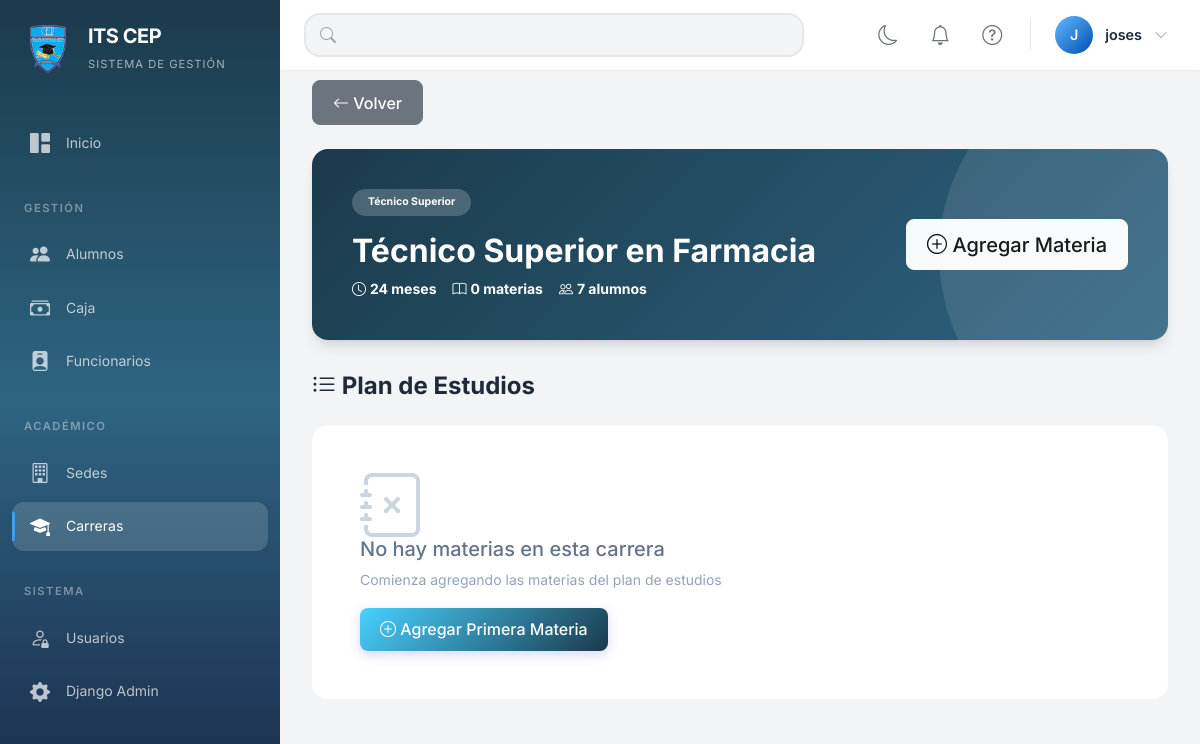
The app's page /carreras/1/ (signed in) with its own data.
### sysapp/models.py (models this page shows, shortened)
class Carrera(models.Model):
    NATURALIDAD_CHOICES = [
        ('TS', 'Técnico Superior'),
        ('FP', 'Formación Profesional'),
    ]
    nombre = models.CharField(max_length=200, verbose_name="Nombre")
    naturalidad = models.CharField(max_length=2, choices=NATURALIDAD_CHOICES, verbose_name="Tipo")
    duracion_meses = models.IntegerField(help_text="Duración total en meses", verbose_name="Duración (meses)")
    descripcion = models.TextField(blank=True, verbose_name="Descripción")
    monto_matricula = models.DecimalField(
        max_digits=10, decimal_places=0, default=0,
        verbose_name="Monto Matrícula (Gs.)", help_text="Costo de matrícula de la carrera"
    )
    monto_mensualidad = models.DecimalField(
        max_digits=10, decimal_places=0, default=0,
        verbose_name="Mensualidad (Gs.)", help_text="Costo mensual de la carrera"
    )
    activa = models.BooleanField(default=True, verbose_name="Activa")
    class Meta:
        verbose_name = "Carrera"
        verbose_name_plural = "Carreras"
        ordering = ['nombre']

### sysapp/views.py (the view)
# urls.py: path('carreras/<int:carrera_id>/', views.detalle_carrera, name='detalle_carrera'),
@login_required
def detalle_carrera(request, carrera_id):
    carrera = get_object_or_404(Carrera, pk=carrera_id)
    return render(request, 'carreras/detalleCarrera.html', {
        'carrera':  carrera,
        'materias': carrera.materias.all().select_related('docente'),
        'docentes': Funcionario.objects.filter(cargo='DOCENCIA', activo=True),
    })

### sysapp/models.py (called while the page is built)
    @property
    def nombre_completo(self):
        return f"{self.nombre} {self.apellido}"

### sysapp/templates/carreras/detalleCarrera.html (shortened to what this page needs)
{% extends 'base.html' %}
{% block content %}
<div class="row mb-4 mt-5">
    <div class="col-md-12">
        <div class="d-flex justify-content-between align-items-center">
            <div>
                <a href="{% url 'lista_carreras' %}" class="btn btn-secondary">
                    <i class="bi bi-arrow-left"></i> Volver
                </a>
            </div>
        </div>
    </div>
</div>
<div class="carrera-header-card">
    <div class="row align-items-center">
        <div class="col-md-8">
            <span class="badge" style="background: rgba(255, 255, 255, 0.2); padding: 0.5rem 1rem; border-radius: 20px; margin-bottom: 1rem;">
                {{ carrera.get_naturalidad_display }}
            </span>
            <h2>{{ carrera.nombre }}</h2>
            <div class="d-flex gap-3">
                <div>
                    <i class="bi bi-clock"></i>
                    <strong>{{ carrera.duracion_meses }} meses</strong>
                </div>
                <div>
                    <i class="bi bi-book"></i>
                    <strong>{{ materias|length }} materias</strong>
                </div>
                <div>
                    <i class="bi bi-people"></i>
                    <strong>{{ carrera.alumnos.count }} alumnos</strong>
                </div>
            </div>
        </div>
        <div class="col-md-4 text-end">
            <a href="{% url 'crear_materia' carrera.id %}" class="btn btn-light btn-lg">
                <i class="bi bi-plus-circle"></i> Agregar Materia
            </a>
        </div>
    </div>
</div>
<div class="row">
    <div class="col-12">
        <div class="d-flex justify-content-between align-items-center mb-3">
            <h4 style="font-weight: 700; color: var(--text-main, #1e293b);">
                <i class="bi bi-list-ul"></i> Plan de Estudios
            </h4>
        </div>
    </div>
</div>
<div class="row g-4">
    {% for materia in materias %}
    <div class="col-md-6 col-lg-4">
        <div class="materia-card">
            <div class="materia-header">
                <div class="materia-number">{{ forloop.counter }}</div>
                <div class="materia-title">
                    <h5>{{ materia.nombre }}</h5>
                    {% if materia.bimestre %}
                    <span class="materia-bimestre">
                        <i class="bi bi-calendar3"></i> Bimestre {{ materia.bimestre }}
                    </span>
                    {% endif %}
                </div>
                <div class="dropdown">
                    <button class="btn btn-sm btn-light" data-bs-toggle="dropdown">
                        <i class="bi bi-three-dots-vertical"></i>
                    </button>
                    <ul class="dropdown-menu">
                        <li><a class="dropdown-item" href="{% url 'editar_materia' materia.id %}">
                            <i class="bi bi-pencil"></i> Editar
                        </a></li>
                        <li><a class="dropdown-item" href="#" data-bs-toggle="modal" data-bs-target="#modalDocente"
                               data-materia-id="{{ materia.id }}" data-materia-nombre="{{ materia.nombre }}"
                               data-docente-id="{% if materia.docente %}{{ materia.docente.id }}{% endif %}">
                            <i class="bi bi-person-plus"></i> Asignar Docente
                        </a></li>
                        <li><a class="dropdown-item" href="#" data-bs-toggle="modal" data-bs-target="#modalFechas"
                               data-materia-id="{{ materia.id }}" data-materia-nombre="{{ materia.nombre }}"
                               data-fecha-parcial="{{ materia.fecha_examen_parcial|date:'Y-m-d' }}"
                               data-fecha-final="{{ materia.fecha_examen_final|date:'Y-m-d' }}">
                            <i class="bi bi-calendar-event"></i> Asignar Fechas
                        </a></li>
                    </ul>
                </div>
            </div>
            {% if materia.docente %}
            <div class="docente-info">
                <div class="docente-avatar">
                    {{ materia.docente.nombre|first }}{{ materia.docente.apellido|first }}
                </div>
                <div class="docente-details flex-grow-1">
                    <h6>
                        <i class="bi bi-person-badge"></i>
                        {{ materia.docente.nombre_completo }}
                    </h6>
                    <p>
                        <i class="bi bi-telephone"></i> {{ materia.docente.telefono_principal }}
                    </p>
                </div>
            </div>
            {% else %}
            <div class="no-docente">
                <a href="#" class="btn btn-asignar" data-bs-toggle="modal" data-bs-target="#modalDocente"
                   data-materia-id="{{ materia.id }}" data-materia-nombre="{{ materia.nombre }}">
                    <i class="bi bi-person-plus"></i> Asignar Docente
                </a>
            </div>
            {% endif %}
            {% if materia.link_classroom %}
            <a href="{{ materia.link_classroom }}" target="_blank" class="classroom-link">
                <i class="bi bi-google"></i>
                Abrir en Google Classroom
                <i class="bi bi-box-arrow-up-right"></i>
            </a>
            {% endif %}
            <div class="row g-2 mt-2">
                {% if materia.fecha_examen_parcial %}
                <div class="col-sm-6">
                    <div class="examen-badge">
                        <i class="bi bi-calendar-event"></i>
                        <div>
                            <div style="font-size: 0.7rem; text-transform: uppercase; font-weight: 700; opacity: 0.7;">Parcial</div>
                            <strong>{{ materia.fecha_examen_parcial|date:"d/m/Y" }}</strong>
                        </div>
                    </div>
                </div>
                {% endif %}
                {% if materia.fecha_examen_final %}
                <div class="col-sm-6">
                    <div class="examen-badge">
                        <i class="bi bi-calendar-check"></i>
                        <div>
                            <div style="font-size: 0.7rem; text-transform: uppercase; font-weight: 700; opacity: 0.7;">Final</div>
                            <strong>{{ materia.fecha_examen_final|date:"d/m/Y" }}</strong>
                        </div>
                    </div>
                </div>
                {% endif %}
            </div>
        </div>
    </div>
    {% empty %}
    <div class="col-12">
        <div class="empty-state" style="background: white; border-radius: 16px; padding: 3rem;">
            <i class="bi bi-journal-x" style="font-size: 4rem; color: #cbd5e1;"></i>
            <h5 style="color: #64748b;">No hay materias en esta carrera</h5>
            <p style="color: #94a3b8;">Comienza agregando las materias del plan de estudios</p>
            <a href="{% url 'crear_materia' carrera.id %}" class="btn btn-primary">
                <i class="bi bi-plus-circle"></i> Agregar Primera Materia
            </a>
        </div>
    </div>
    {% endfor %}
</div>
{% endblock %}

### sysapp/templates/base.html (shortened to what this page needs)
{% load static %}
<html lang="es">
<head>
    <link href="https://cdn.jsdelivr.net/npm/bootstrap@5.3.0/dist/css/bootstrap.min.css" rel="stylesheet">
    <link rel="stylesheet" href="https://cdn.jsdelivr.net/npm/bootstrap-icons@1.11.0/font/bootstrap-icons.css">
    <link rel="stylesheet" href="{% static 'css/base.css' %}">
    <link rel="stylesheet" href="{% static 'css/responsive_improvements.css' %}">
    <link rel="stylesheet" href="{% static 'css/print.css' %}" media="print">
</head>
<body>
<aside class="sidebar" id="sidebar" aria-label="Menú principal de navegación">
    <div class="sidebar-brand" role="banner">
        <div class="brand-logo" aria-hidden="true">
            <img src="{% static 'img/logo.png' %}" alt="Logo" style="width: 100%; height: 100%; object-fit: contain;">
        </div>
        <div class="brand-info">
            <h1 class="brand-name">ITS CEP</h1>
            <div class="brand-tagline">Sistema de Gestión</div>
        </div>
    </div>
    <nav class="sidebar-nav" aria-label="Menú lateral">
        <div class="nav-section">
            <div class="nav-item">
                <a href="{% url 'dashboard' %}"
                   class="nav-link {% if request.resolver_match.url_name == 'dashboard' %}active{% endif %}">
                    <i class="bi bi-grid-1x2-fill" aria-hidden="true"></i>
                    <span>Inicio</span>
                </a>
            </div>
        </div>
        <div class="nav-section">
            <div class="nav-section-title">Gestión</div>
            <div class="nav-item">
                <a href="{% url 'lista_alumnos' %}"
                   class="nav-link {% if 'alumno' in request.resolver_match.url_name %}active{% endif %}">
                    <i class="bi bi-people-fill" aria-hidden="true"></i>
                    <span>Alumnos</span>
                </a>
            </div>
            <div class="nav-item">
                <a href="{% url 'lista_caja' %}"
                   class="nav-link {% if 'caja' in request.resolver_match.url_name %}active{% endif %}">
                    <i class="bi bi-cash-stack" aria-hidden="true"></i>
                    <span>Caja</span>
                </a>
            </div>
            <div class="nav-item">
                <a href="{% url 'lista_funcionarios' %}"
                   class="nav-link {% if 'funcionario' in request.resolver_match.url_name or 'asistencia' in request.resolver_match.url_name %}active{% endif %}">
                    <i class="bi bi-person-badge-fill" aria-hidden="true"></i>
                    <span>Funcionarios</span>
                </a>
            </div>
        </div>
        <div class="nav-section">
            <div class="nav-section-title">Académico</div>
            {% if user.is_staff %}
            <div class="nav-item">
                <a href="{% url 'lista_sedes' %}"
                   class="nav-link {% if 'sede' in request.resolver_match.url_name %}active{% endif %}">
                    <i class="bi bi-building" aria-hidden="true"></i>
                    <span>Sedes</span>
                </a>
            </div>
            {% endif %}
            <div class="nav-item">
                <a href="{% url 'lista_carreras' %}"
                   class="nav-link {% if 'carrera' in request.resolver_match.url_name or 'materia' in request.resolver_match.url_name %}active{% endif %}">
                    <i class="bi bi-mortarboard-fill" aria-hidden="true"></i>
                    <span>Carreras</span>
                </a>
            </div>
        </div>
        {% if user.is_staff %}
        <div class="nav-section">
            <div class="nav-section-title">Sistema</div>
            <div class="nav-item">
                <a href="{% url 'lista_usuarios' %}"
                   class="nav-link {% if 'usuario' in request.resolver_match.url_name %}active{% endif %}">
                    <i class="bi bi-person-lock" aria-hidden="true"></i>
                    <span>Usuarios</span>
                </a>
            </div>
            <div class="nav-item">
                <a href="/admin" class="nav-link" target="_blank">
                    <i class="bi bi-gear-fill" aria-hidden="true"></i>
                    <span>Django Admin</span>
                </a>
            </div>
        </div>
        {% endif %}
    </nav>
</aside>
<main class="main-content" id="main-content" role="main">
    <header class="top-bar" role="banner">
        <div class="top-bar-left">
            <div class="search-box" id="globalSearchContainer">
                <i class="bi bi-search" aria-hidden="true"></i>
                <input type="text" id="globalSearch" aria-label="Buscar en el sistema">
            </div>
        </div>
        <div class="top-bar-right">
            <button class="top-bar-btn theme-toggle-btn" id="themeToggle" title="Cambiar tema" type="button">
                <i class="bi bi-moon"></i>
            </button>
            <div class="position-relative d-inline-block">
                <button class="top-bar-btn" id="notificationsToggle" title="Notificaciones" aria-label="Notificaciones" aria-expanded="false" type="button">
                    <i class="bi bi-bell"></i>
                </button>
            </div>
            <button class="top-bar-btn" id="helpToggle" title="Ayuda" aria-label="Ayuda" data-bs-toggle="modal" data-bs-target="#helpModal">
                <i class="bi bi-question-circle"></i>
            </button>
            <div class="user-dropdown dropdown">
                <button class="user-dropdown-toggle" id="userDropdownToggle" aria-expanded="false" type="button">
                    <div class="user-dropdown-avatar">
                        {{ user.username|first|upper }}
                    </div>
                    <div class="user-dropdown-info">
                        <div class="user-dropdown-name">{{ user.username }}</div>
                    </div>
                    <i class="bi bi-chevron-down" style="color: var(--gray-400);" aria-hidden="true"></i>
                </button>
            </div>
        </div>
    </header>
    <div class="content-wrapper animate-fadeIn">
        {% block content %}{% endblock %}
    </div>
</main>
</body>
</html>

### sysapp/templates/carreras/detalleCarrera.html (style rules this page uses)
.carrera-header-card { background: linear-gradient(135deg, #1b3a4b 0%, #2e6481 100%); color: white; border-radius: 16px; padding: 2.5rem; margin-bottom: 2rem; position: relative; overflow: hidden; box-shadow: var(--shadow-lg); }
.carrera-header-card::before { content: ''; position: absolute; top: -50%; right: -20%; width: 400px; height: 400px; background: rgba(255, 255, 255, 0.1); border-radius: 50%; }
.carrera-header-card h2 { font-size: 2rem; font-weight: 700; margin-bottom: 0.5rem; }

### records on screen
Carrera: naturalidad "Técnico Superior", nombre "Técnico Superior en Farmacia", duracion_meses "24", alumnos.count "7"

### other values on screen
{{ user.username|first|upper }} "J"
{{ user.username }} "joses"
{{ materias|length }} "0"
